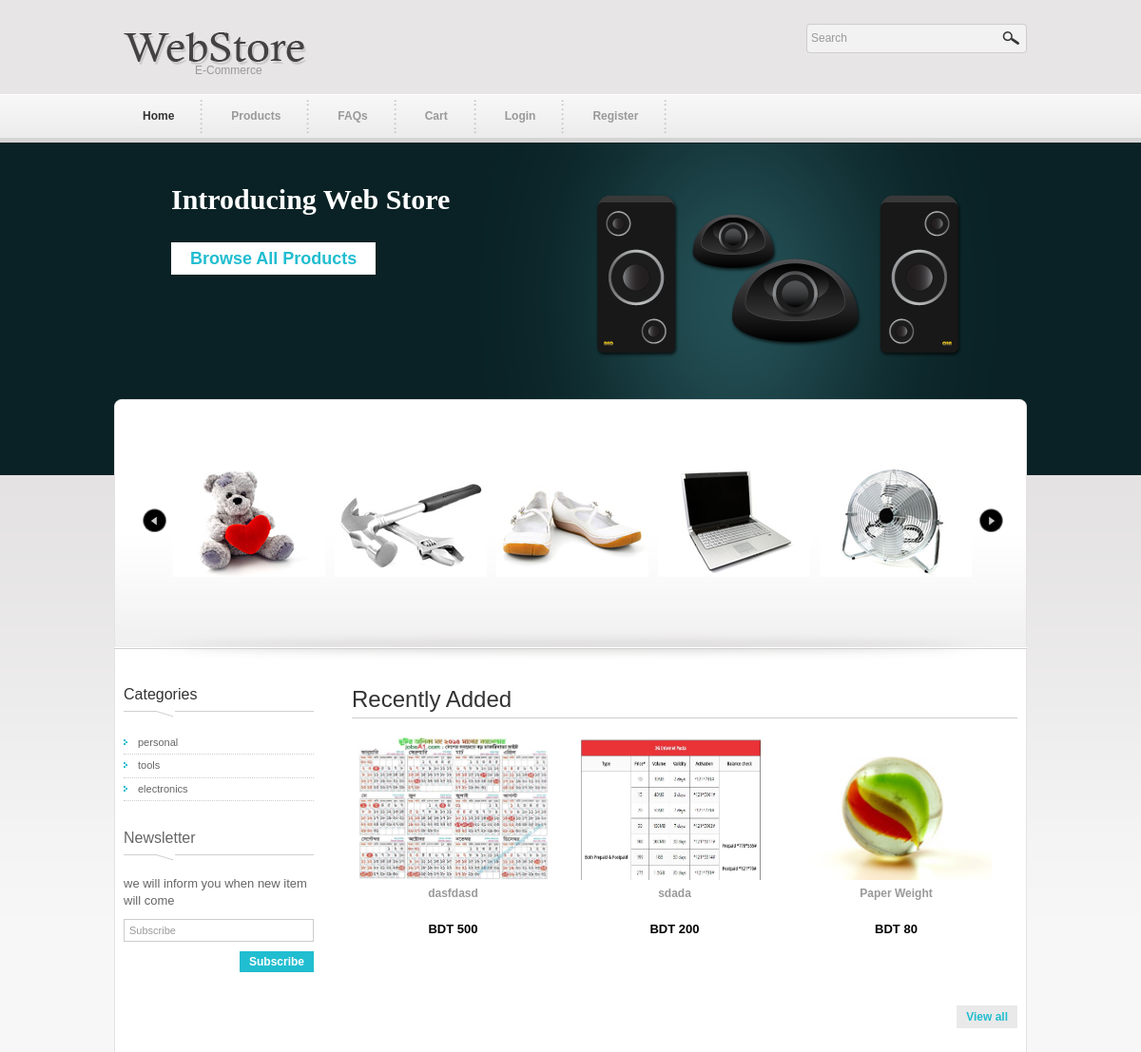
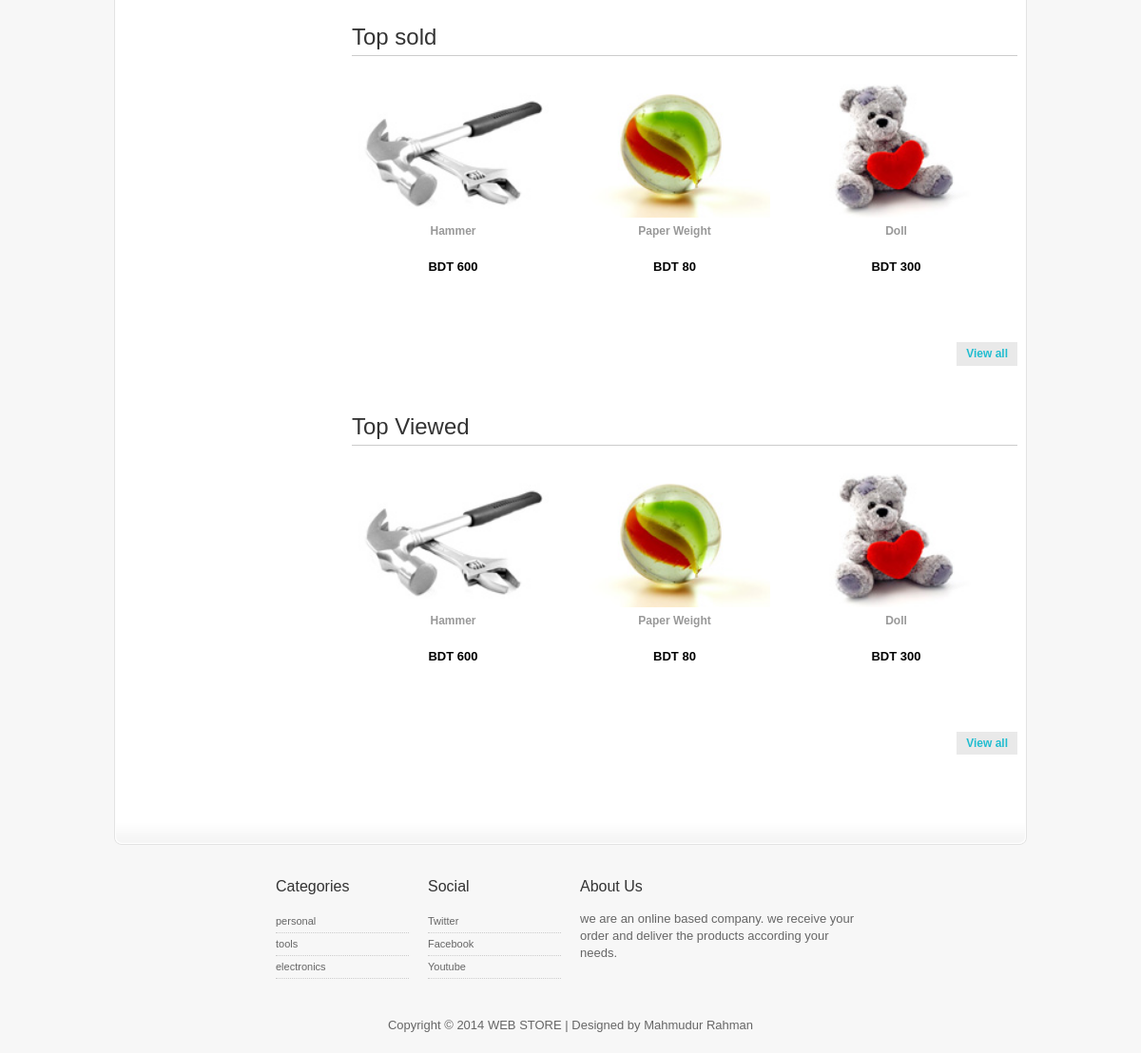
The page / on the database its author committed (2 pictures, top to bottom).
### tables this page shows
CREATE TABLE IF NOT EXISTS `products` (
  `product_id` int(11) NOT NULL AUTO_INCREMENT,
  `product_name` varchar(100) DEFAULT NULL,
  `description` varchar(2000) DEFAULT NULL,
  `price` int(11) DEFAULT NULL,
  `availability` int(11) DEFAULT NULL,
  `model` varchar(50) DEFAULT NULL,
  `manufacturer` varchar(50) DEFAULT NULL,
  `category` varchar(50) DEFAULT NULL,
  `image_link` varchar(200) DEFAULT NULL,
  `sell` int(11) DEFAULT NULL,
  `view` int(11) DEFAULT NULL,
  `featured` varchar(10) DEFAULT NULL,
  PRIMARY KEY (`product_id`)
);

CREATE TABLE IF NOT EXISTS `category` (
  `id` int(11) NOT NULL AUTO_INCREMENT,
  `category` varchar(50) DEFAULT NULL,
  PRIMARY KEY (`id`)
);

### index.php (the view)
<?php include 'header.php';  ?>
        <div id="content">
        	<h2>Recently Added</h2>
			<?php
				$sql = "SELECT * FROM products ORDER BY product_id DESC LIMIT 0,3";
				$res = mysql_query($sql);
				while($row = mysql_fetch_array($res)){
			?>
        	<div class="col col_14 product_gallery">
            	<a href="productdetail.php?product_id=<?php echo $row['product_id']; ?>"><img width="200" height="150" src="<?php echo $row['image_link'] ?>" alt="Product 01" /></a>
                <h3><?php echo $row['product_name'] ?></h3>
                <p class="product_price">BDT <?php echo $row['price'] ?></p>
            </div>
			<?php } ?>
            <a href="products.php" class="more float_r">View all</a>
			<div class="cleaner h50"></div>
			<h2>Top sold</h2>
			<?php
				$sql = "SELECT * FROM products ORDER BY sell DESC LIMIT 0,3";
				$res = mysql_query($sql);
				while($row = mysql_fetch_array($res)){
			?>
        	<div class="col col_14 product_gallery">
            	<a href="productdetail.php?product_id=<?php echo $row['product_id']; ?>"><img width="200" height="150" src="<?php echo $row['image_link'] ?>" alt="Product 01" /></a>
                <h3><?php echo $row['product_name'] ?></h3>
                <p class="product_price">BDT <?php echo $row['price'] ?></p>
            </div>
            <?php } ?>
            <a href="products.php" class="more float_r">View all</a>
			<div class="cleaner h50"></div>
			<h2>Top Viewed</h2>
        	<?php
				$sql = "SELECT * FROM products ORDER BY view DESC LIMIT 0,3";
				$res = mysql_query($sql);
				while($row = mysql_fetch_array($res)){
			?>
        	<div class="col col_14 product_gallery">
            	<a href="productdetail.php?product_id=<?php echo $row['product_id']; ?>"><img width="200" height="150" src="<?php echo $row['image_link'] ?>" alt="Product 01" /></a>
                <h3><?php echo $row['product_name'] ?></h3>
                <p class="product_price">BDT <?php echo $row['price'] ?></p>
            </div>
            <?php } ?>
            <a href="products.php" class="more float_r">View all</a>
			<div class="cleaner h50"></div>
        </div>
<?php include 'footer.php';  ?>

### header.php (shortened to what this page needs)
<!DOCTYPE html PUBLIC "-//W3C//DTD XHTML 1.0 Transitional//EN" "http://www.w3.org/TR/xhtml1/DTD/xhtml1-transitional.dtd">
<html xmlns="http://www.w3.org/1999/xhtml">
<head>
<link rel="stylesheet" type="text/css" href="css/styles.css" />
<link href="css/templatemo_style.css" rel="stylesheet" type="text/css" />
<link rel="stylesheet" type="text/css" href="css/ddsmoothmenu.css" />
</head>
<body id="home">
<div id="templatemo_wrapper">
	<div id="templatemo_header">
    	<div id="site_title"><h1><a href="">E-Commerce</a></h1></div>
        <div id="header_right">
            <div id="templatemo_search">
                <form action="products.php" method="get">
                  <input type="text" value="Search" name="search" id="keyword" title="keyword" onfocus="clearText(this)" onblur="clearText(this)" class="txt_field" />
                  <input type="submit" value="" alt="Search" id="searchbutton" title="Search" class="sub_btn"  />
                </form>
            </div>
         </div>
    </div>
    <div id="templatemo_menu" class="ddsmoothmenu">
        <ul>
            <li><a href="index.php" class="selected">Home</a></li>
            <li><a href="products.php">Products</a>
            </li>
            <li><a href="faqs.php">FAQs</a></li>
            <li><a href="shoppingcart.php">Cart</a></li>
            <?php
				if(isset($_SESSION['user_id'])){
			?>
			<li><a href="#">Account</a>
				<ul>
					<li><a href="">hi, <?php
							echo username_from_user_id($_SESSION['user_id']);
					?>
					</a></li>
					<?php
						if(is_admin($_SESSION['user_id'])){
							echo '<li><a href="addproduct.php">Add new product</a></li>';
							echo '<li><a href="order.php">View Order</a></li>';
						}
					?>
					<li><a href="user_order.php">My Order</a></li>
					<li><a href="logout.php">Logout</a></li>
				</ul>
			</li>
			<?php }else{ ?>
				<li><a href="login.php">Login</a></li>
				<li><a href="register.php">Register</a></li>
			<?php  }
			?>
        </ul>
        <br style="clear: left" />
    </div>
    <div id="templatemo_middle">
    	<img src="images/templatemo_image_01.png" alt="Image 01" />
    	<h1>Introducing Web Store</h1>
        <a href="products.php" class="buy_now">Browse All Products</a>
    </div>
    <div id="templatemo_main_top"></div>
    <div id="templatemo_main">
    	<div id="product_slider">
    		<div id="SlideItMoo_outer">
                <div id="SlideItMoo_inner">
                    <div id="SlideItMoo_items">
						<?php
							$sql = "SELECT * FROM products WHERE featured='yes'";
							$res = mysql_query($sql);
							while($row = mysql_fetch_array($res)){ ?>
								<div class="SlideItMoo_element">
									<a  href="productdetail.php?product_id=<?php echo $row['product_id'] ?>">
									<img width="160" height="120" src="<?php echo $row['image_link'] ?>" alt="<?php  echo $row['product_name']  ?>" /></a>
								</div>
							<?php }
						?>
                    </div>
                </div>
            </div>
        </div>
        <div id="sidebar">
            <h3>Categories</h3>
            <ul class="sidebar_menu">
					<?php
						$sql = "SELECT * FROM category";
						$result = mysql_query($sql);
						while($row = mysql_fetch_array($result)){
							echo '<li><a href="products.php?category='.$row['category'].'">'.$row['category'].'</a></li>';
						}
					?>
			</ul>
            <h3><a class="sidebar_title" href="" title=""  target="_blank">Newsletter</a></h3>
            <p>we will inform you when new item will come</p>
            <div id="newsletter">
                <form action="#" method="get">
                  <input type="text" value="Subscribe" name="email_newsletter" id="email_newsletter" title="email_newsletter" onfocus="clearText(this)" onblur="clearText(this)" class="txt_field" />
                  <input type="submit" name="subscribe" value="Subscribe" alt="Subscribe" id="subscribebtn" title="Subscribe" class="subscribebtn"  />
                </form>
            </div>
        </div>

### footer.php (shortened to what this page needs)
    </div>
    <div id="templatemo_footer">
		<div class="col col_16"><pre> </pre></div>
    	<div class="col col_16">
        	<h4>Categories</h4>
            <ul class="footer_menu">
					<?php
						$sql = "SELECT * FROM category LIMIT 0,3";
						$result = mysql_query($sql);
						while($row = mysql_fetch_array($result)){
							$cat = $row['category'];
							echo '<li><a href="products.php?category='.$cat.'">'.$cat.'</a></li>';
						}
					?>
		  </ul>
        </div>
        <div class="col col_16">
        	<h4>Social</h4>
            <ul class="footer_menu">
            	<li><a href="#">Twitter</a></li>
                <li><a href="#">Facebook</a></li>
                <li><a href="#">Youtube</a></li>
		  </ul>
        </div>
        <div class="col col_13 no_margin_right">
        	<h4>About Us</h4>
            <p>we are an online based company. we receive your order and deliver the products according your needs.</p>
        </div>
        <div class="cleaner h40"></div>
		<center>
			Copyright &copy; 2014 WEB STORE | Designed by <a href="http://www.facebook.com/raju.rajuk">Mahmudur Rahman</a>
		</center>
    </div>
</div>
</body>
</html>

### css/styles.css (style rules this page uses)
#SlideItMoo_outer { overflow: hidden; width: 940px; height: 150px; margin: 0 auto; background: none; display:block; position:relative; padding: 0; }
#SlideItMoo_inner { position:relative ; overflow:hidden ; width: 940px ; margin:0px auto 0px; padding: 10px 0px 10px; }
#SlideItMoo_items { display:block; position:relative; }
#SlideItMoo_items div.SlideItMoo_element { display:block; position:relative; float:left; margin: 0px 5px 0px; font-size:11px; width: 160px; height: 120px; text-align:center; font-family: Verdana, Geneva, sans-serif; color:#000000; }
#SlideItMoo_items a { padding:0px; margin:3px 0px 3px; clear:both; display:block; background:none; padding:2px; }
#SlideItMoo_items a img { border:none; }
#order_btn,.order_btn,#subscribebtn { background: none repeat scroll 0 0 #21BDD0; border: medium none; color: #FFFFFF; display: inline-block; font-size: 12px; font-weight: 700; padding: 4px 10px; cursor:pointer; }

### css/ddsmoothmenu.css (style rules this page uses)
.ddsmoothmenu ul { z-index:100; margin: 0; padding: 0; list-style-type: none; }
.ddsmoothmenu ul li { position: relative; display: inline; float: left; }
.ddsmoothmenu ul li a { display: block; padding: 0 30px; height: 45px; line-height: 45px; font-size: 12px; color: #999; text-decoration: none; font-weight: 700; outline: none; text-align: center; background: url(images/templatemo_menu_divider.png) right center no-repeat }
.ddsmoothmenu ul li a.selected, .ddsmoothmenu ul li a:hover { color: #333; }

### rows shown on the page
products: image_link (picture), product_name "Doll", price "300"
products: image_link (picture), product_name "Hammer", price "600"
products: image_link (picture)
products: image_link (picture)
products: image_link (picture)
category: category "personal"
category: category "tools"
category: category "electronics"
products: image_link (picture), product_name "dasfdasd", price "500"
products: image_link (picture), product_name "sdada", price "200"
products: image_link (picture), product_name "Paper Weight", price "80"
